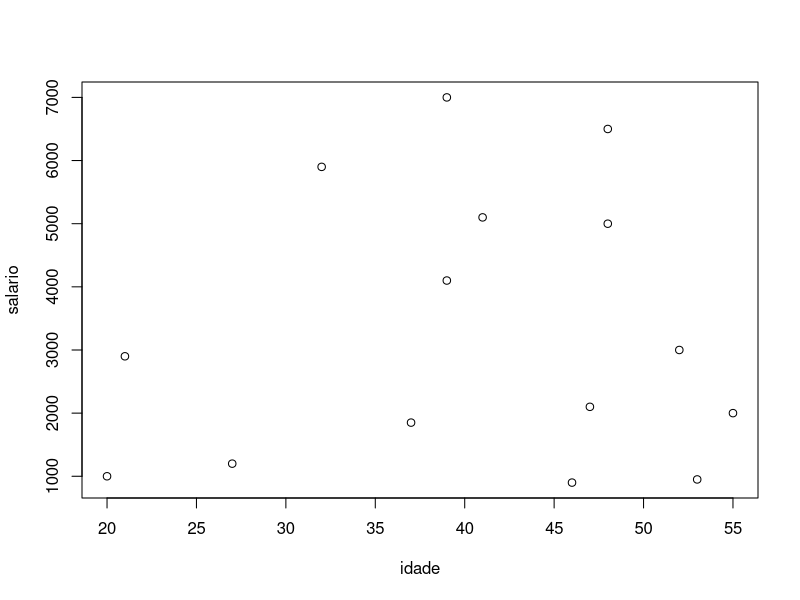
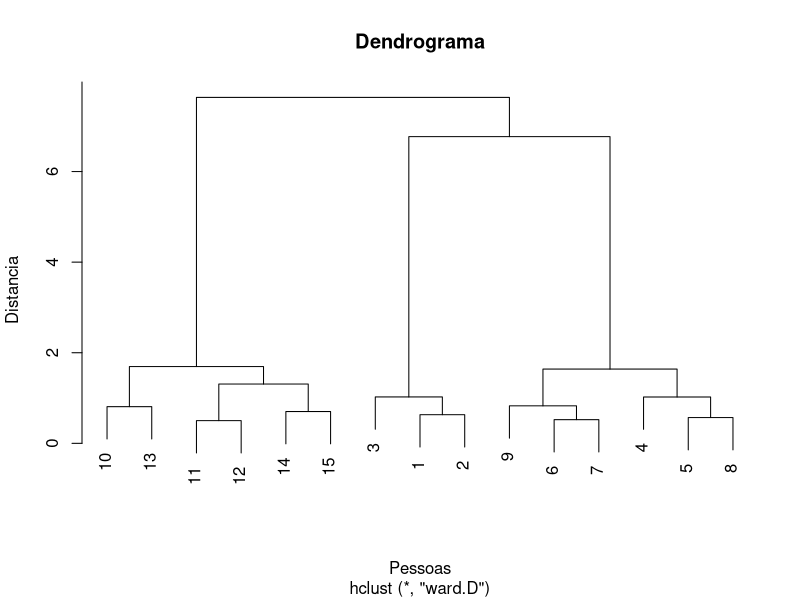
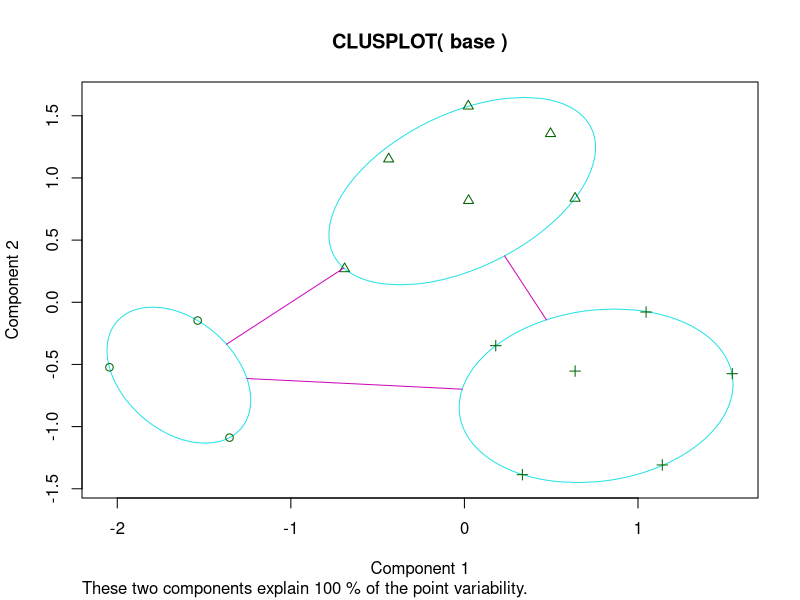

These figures' R source, in order:
idade = c(20,  27,  21,  37,  46, 53, 55,  47,  52,  32,  39,  41,  39,  48,  48)
salario = c(1000,1200,2900,1850,900,950,2000,2100,3000,5900,4100,5100,7000,5000,6500)
base = data.frame(idade, salario)

base = scale(base)

plot(idade, salario)

hc = hclust(d = dist(base, method = 'euclidian'), method = 'ward.D')
plot(hc, main = 'Dendrograma', xlab = 'Pessoas', ylab = 'Distancia')

previsoes = cutree(hc, 3)

library(cluster)
clusplot(base, previsoes)
